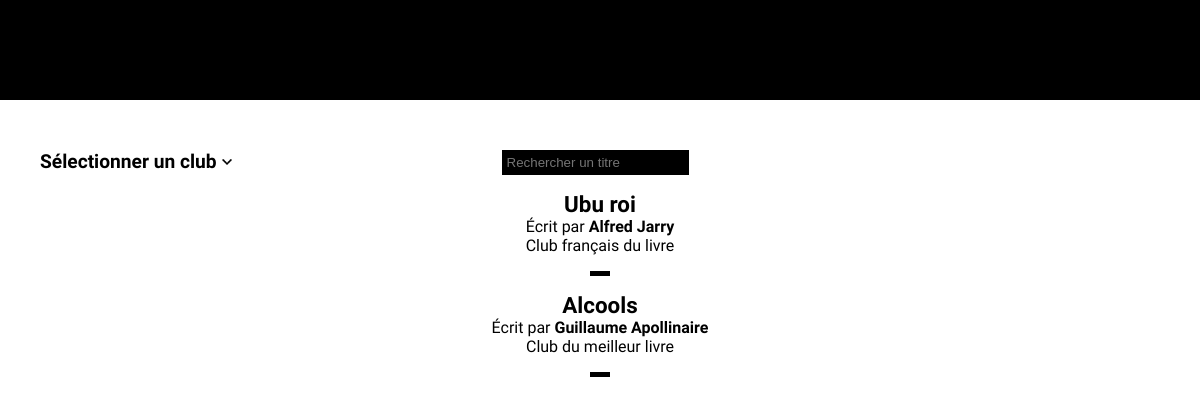
Before: / with the older database file.
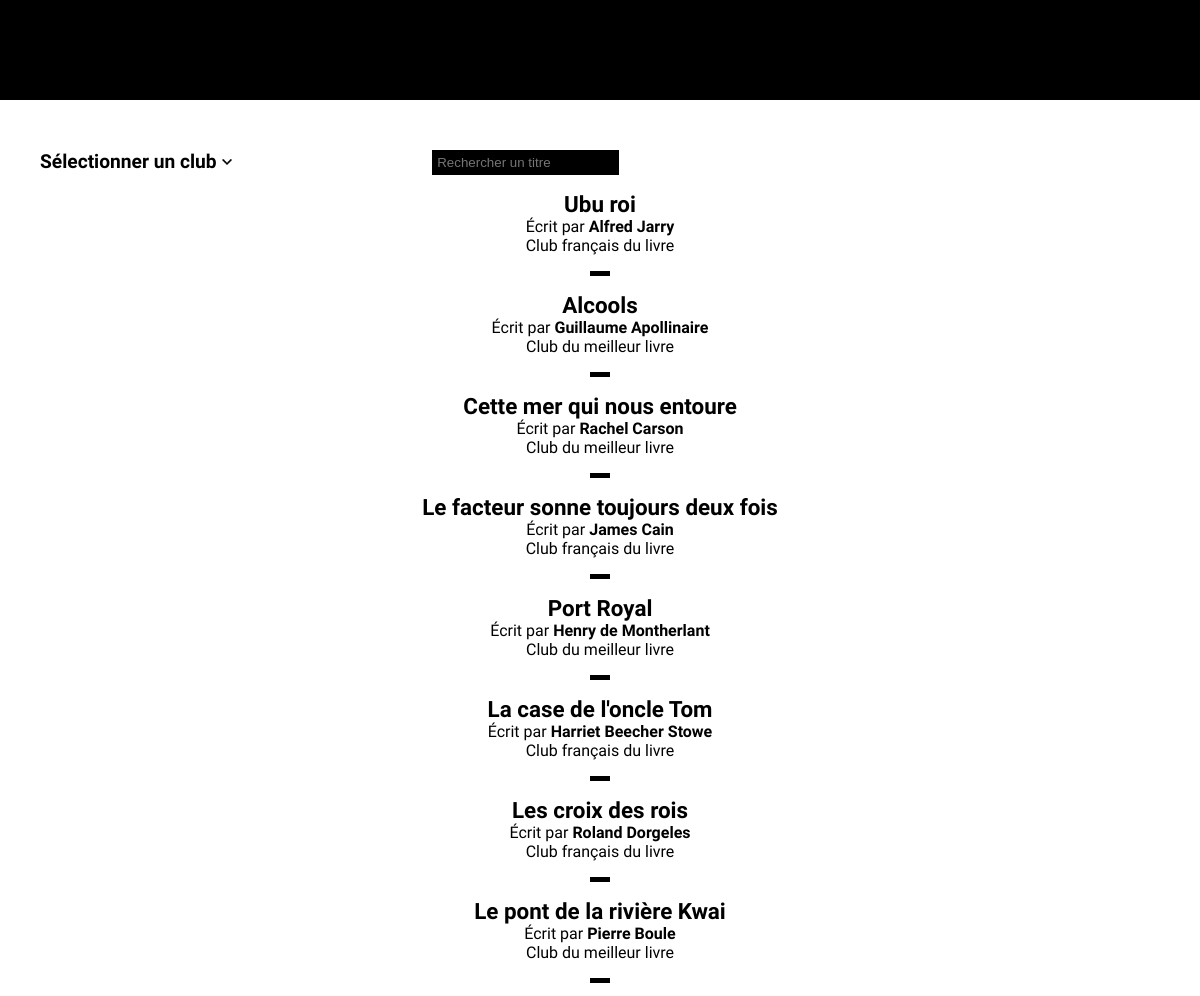
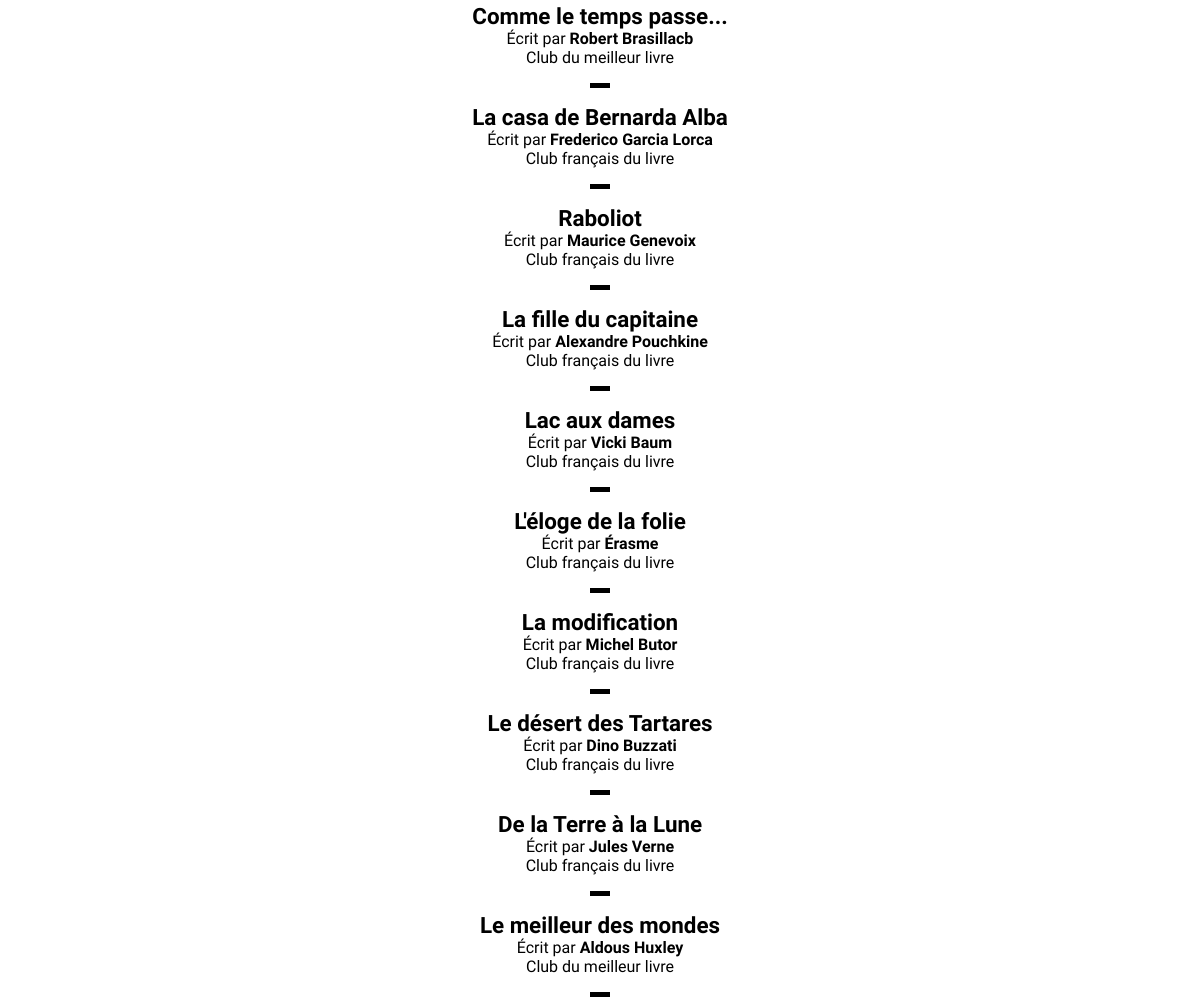
After: the same page with the newer database file (2 pictures, top to bottom).
### tables this page shows
CREATE TABLE `livres` (
  `id_livre` int(50) NOT NULL,
  `titre` varchar(100) NOT NULL,
  `auteur` varchar(100) NOT NULL,
  `club` varchar(100) NOT NULL,
  `collection` varchar(50) NOT NULL,
  `numero_volume` varchar(10) NOT NULL,
  `annee` int(5) NOT NULL,
  `nombre_exemplaires` varchar(10) NOT NULL,
  `papier` varchar(50) NOT NULL,
  `imprimeur` varchar(100) NOT NULL,
  `relieur` varchar(100) NOT NULL,
  `maquettiste` varchar(100) NOT NULL,
  `caractere` varchar(100) NOT NULL,
  `format` varchar(50) NOT NULL,
  `notes` text NOT NULL,
  `proprietaire` varchar(100) NOT NULL
);

### livreController.php (called while the page is built, shortened)
<?php
class Livre extends Database{
	public function read(){
		$reqread = parent::$pdo->prepare("SELECT * FROM livres");
		$reqread->execute();
		return $reqread;
	}
}
?>

### index.php (the view, shortened to what this page needs)
<!DOCTYPE html>
<html lang="en">
<head>
	<link rel="stylesheet" type="text/css" href="css/style.css">
</head>
<?php
@include 'livreController.php';
@include 'navbar.php';
?>
<body>
	<div class="filters">
		<ul class="liste_clubs">
			<li class="select_club">Sélectionner un club<img id="img_down" src="img/down.png"><img id="img_top" class="display_none" src="img/top.png"></li>
		</ul>
	</div>
	<section class="home">
		<div class="container_liste">
			<input type="text" name="search_text" id="search_text" placeholder="Rechercher un titre">
			<div id="before_ajax">
				<?php
				$newUser = new Livre;
				foreach ($newUser->read()->fetchAll() as $row) {
					echo "<ul class='liste_livres'>
					<li class='liste_titre'><a href='profil.php?id=".$row['id_livre']."'>".$row['titre']."</a></li>
					<li>Écrit par <span class='liste_datas'>".$row['auteur']."</span></li>
					<li>".$row['club']."</li>
					</ul>
					<div class='container_tiret'><div class='tiret'></div></div>";
				}
				?>
			</div>
		</div>
	</section>
			</body>
			</html>

### navbar.php (shortened to what this page needs)
<section class="nav">
</section>

### css/style.css (style rules this page uses)
body { font-family: 'Raleway', sans-serif; color: black; margin: 0; }
a { outline: none; text-decoration: none; }
.filters { position: fixed; width: 300px; height: 100%; }
.filters img { width: 20px; height: 20px; }
.liste_clubs { color: black; display: flex; flex-direction: column; list-style: none; padding: 0 0 0 40px; margin-top: 0; }
.select_club { display: flex; align-items: center; font-weight: 700; font-size: 1.2em; }
section.home { width: 100%; height: 90%; display: flex; align-items: center; justify-content: center; }
section.home input { border: none; background: black; margin: 0 0 0 10px; padding: 5px 5px; color: white; }
.liste_livres { color: black; display: flex; align-items: center; flex-direction: column; list-style: none; padding: 0; }
.container_tiret { display: flex; justify-content: center; }
.tiret { background: black; height: 5px; width: 20px; }
.liste_titre { font-weight: 700; font-size: 1.4em; }
.liste_datas { font-weight: 700; }
li a { color: black; }
section.nav { display: flex; justify-content: center; align-items: center; width: 100%; height: 100px; background: black; margin-bottom: 50px; }

Changed rows visible on the page:
added livres: titre "Cette mer qui nous entoure", auteur "Rachel Carson", club "Club du meilleur livre"
added livres: titre "Le facteur sonne toujours deux fois", auteur "James Cain", club "Club français du livre"
added livres: titre "Port Royal", auteur "Henry de Montherlant", club "Club du meilleur livre"
added livres: titre "La case de l'oncle Tom", auteur "Harriet Beecher Stowe", club "Club français du livre"
added livres: titre "Les croix des rois", auteur "Roland Dorgeles", club "Club français du livre"
added livres: titre "Le pont de la rivière Kwai", auteur "Pierre Boule", club "Club du meilleur livre"
added livres: titre "Comme le temps passe...", auteur "Robert Brasillacb", club "Club du meilleur livre"
added livres: titre "La casa de Bernarda Alba", auteur "Frederico Garcia Lorca", club "Club français du livre"
added livres: titre "Raboliot", auteur "Maurice Genevoix", club "Club français du livre"
added livres: titre "La fille du capitaine", auteur "Alexandre Pouchkine", club "Club français du livre"
added livres: titre "Lac aux dames", auteur "Vicki Baum", club "Club français du livre"
added livres: titre "L'éloge de la folie", auteur "Érasme", club "Club français du livre"
added livres: titre "La modification", auteur "Michel Butor", club "Club français du livre"
added livres: titre "Le désert des Tartares", auteur "Dino Buzzati", club "Club français du livre"
added livres: titre "De la Terre à la Lune", auteur "Jules Verne", club "Club français du livre"
added livres: titre "Le meilleur des mondes", auteur "Aldous Huxley", club "Club du meilleur livre"
